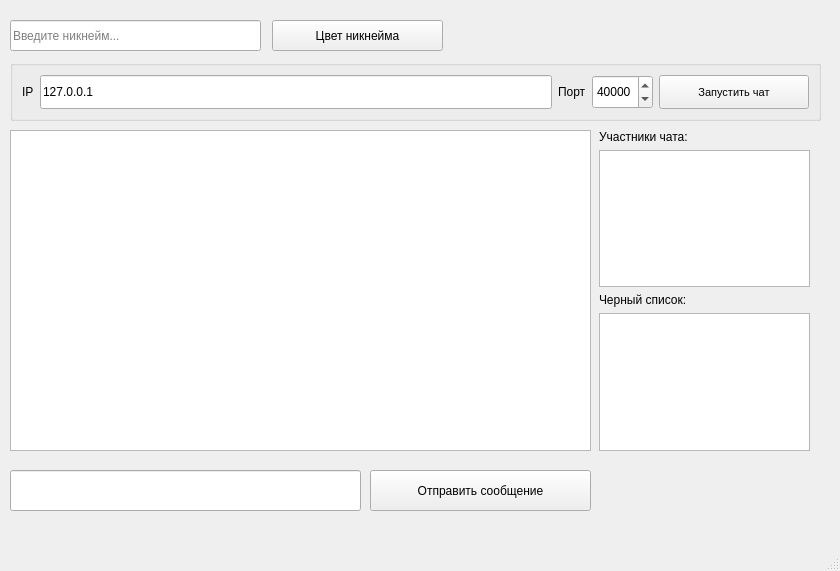
<?xml version="1.0" encoding="UTF-8"?>
<ui version="4.0">
 <class>tcp_server</class>
 <widget class="QMainWindow" name="tcp_server">
  <property name="geometry">
   <rect>
    <x>0</x>
    <y>0</y>
    <width>840</width>
    <height>571</height>
   </rect>
  </property>
  <property name="windowTitle">
   <string>server</string>
  </property>
  <widget class="QWidget" name="centralwidget">
   <widget class="QGroupBox" name="connectToServerBox">
    <property name="geometry">
     <rect>
      <x>10</x>
      <y>60</y>
      <width>811</width>
      <height>61</height>
     </rect>
    </property>
    <property name="font">
     <font>
      <pointsize>16</pointsize>
     </font>
    </property>
    <property name="title">
     <string/>
    </property>
    <property name="flat">
     <bool>false</bool>
    </property>
    <layout class="QHBoxLayout" name="horizontalLayout_2">
     <item>
      <widget class="QLabel" name="label">
       <property name="minimumSize">
        <size>
         <width>0</width>
         <height>30</height>
        </size>
       </property>
       <property name="font">
        <font>
         <pointsize>9</pointsize>
        </font>
       </property>
       <property name="text">
        <string>IP</string>
       </property>
      </widget>
     </item>
     <item>
      <widget class="QLineEdit" name="lineEdit_ip">
       <property name="sizePolicy">
        <sizepolicy hsizetype="Expanding" vsizetype="Minimum">
         <horstretch>0</horstretch>
         <verstretch>0</verstretch>
        </sizepolicy>
       </property>
       <property name="minimumSize">
        <size>
         <width>0</width>
         <height>30</height>
        </size>
       </property>
       <property name="font">
        <font>
         <pointsize>9</pointsize>
        </font>
       </property>
       <property name="text">
        <string>127.0.0.1</string>
       </property>
      </widget>
     </item>
     <item>
      <widget class="QLabel" name="label_2">
       <property name="minimumSize">
        <size>
         <width>0</width>
         <height>30</height>
        </size>
       </property>
       <property name="font">
        <font>
         <pointsize>9</pointsize>
        </font>
       </property>
       <property name="text">
        <string>Порт</string>
       </property>
      </widget>
     </item>
     <item>
      <widget class="QSpinBox" name="spinBox_port">
       <property name="sizePolicy">
        <sizepolicy hsizetype="Minimum" vsizetype="Minimum">
         <horstretch>0</horstretch>
         <verstretch>0</verstretch>
        </sizepolicy>
       </property>
       <property name="minimumSize">
        <size>
         <width>0</width>
         <height>30</height>
        </size>
       </property>
       <property name="font">
        <font>
         <pointsize>9</pointsize>
        </font>
       </property>
       <property name="minimum">
        <number>1000</number>
       </property>
       <property name="maximum">
        <number>65555</number>
       </property>
       <property name="value">
        <number>40000</number>
       </property>
      </widget>
     </item>
     <item>
      <widget class="QPushButton" name="pushButton_connect">
       <property name="sizePolicy">
        <sizepolicy hsizetype="Minimum" vsizetype="Minimum">
         <horstretch>0</horstretch>
         <verstretch>0</verstretch>
        </sizepolicy>
       </property>
       <property name="minimumSize">
        <size>
         <width>150</width>
         <height>30</height>
        </size>
       </property>
       <property name="maximumSize">
        <size>
         <width>80</width>
         <height>16777215</height>
        </size>
       </property>
       <property name="font">
        <font>
         <pointsize>8</pointsize>
        </font>
       </property>
       <property name="text">
        <string>Запустить чат</string>
       </property>
      </widget>
     </item>
    </layout>
   </widget>
   <widget class="QPlainTextEdit" name="plainTextEdit_chat">
    <property name="geometry">
     <rect>
      <x>10</x>
      <y>130</y>
      <width>581</width>
      <height>321</height>
     </rect>
    </property>
   </widget>
   <widget class="QLineEdit" name="lineEdit_msg">
    <property name="geometry">
     <rect>
      <x>10</x>
      <y>470</y>
      <width>351</width>
      <height>41</height>
     </rect>
    </property>
   </widget>
   <widget class="QPushButton" name="pushButton_send">
    <property name="geometry">
     <rect>
      <x>370</x>
      <y>470</y>
      <width>221</width>
      <height>41</height>
     </rect>
    </property>
    <property name="text">
     <string>Отправить сообщение</string>
    </property>
   </widget>
   <widget class="QPushButton" name="pushButton_nameColor">
    <property name="geometry">
     <rect>
      <x>272</x>
      <y>20</y>
      <width>171</width>
      <height>31</height>
     </rect>
    </property>
    <property name="text">
     <string>Цвет никнейма</string>
    </property>
   </widget>
   <widget class="QLineEdit" name="lineEdit_name">
    <property name="geometry">
     <rect>
      <x>10</x>
      <y>20</y>
      <width>251</width>
      <height>31</height>
     </rect>
    </property>
    <property name="placeholderText">
     <string>Введите никнейм...</string>
    </property>
   </widget>
   <widget class="QWidget" name="verticalLayoutWidget">
    <property name="geometry">
     <rect>
      <x>599</x>
      <y>130</y>
      <width>211</width>
      <height>321</height>
     </rect>
    </property>
    <layout class="QVBoxLayout" name="verticalLayout">
     <item>
      <widget class="QLabel" name="label_3">
       <property name="text">
        <string>Участники чата:</string>
       </property>
      </widget>
     </item>
     <item>
      <widget class="QListWidget" name="listWidget_users"/>
     </item>
     <item>
      <widget class="QLabel" name="label_4">
       <property name="text">
        <string>Черный список:</string>
       </property>
      </widget>
     </item>
     <item>
      <widget class="QListWidget" name="listWidget_bannedUsers"/>
     </item>
    </layout>
   </widget>
  </widget>
  <widget class="QMenuBar" name="menubar">
   <property name="geometry">
    <rect>
     <x>0</x>
     <y>0</y>
     <width>840</width>
     <height>21</height>
    </rect>
   </property>
  </widget>
  <widget class="QStatusBar" name="statusbar"/>
 </widget>
 <resources/>
 <connections/>
</ui>
